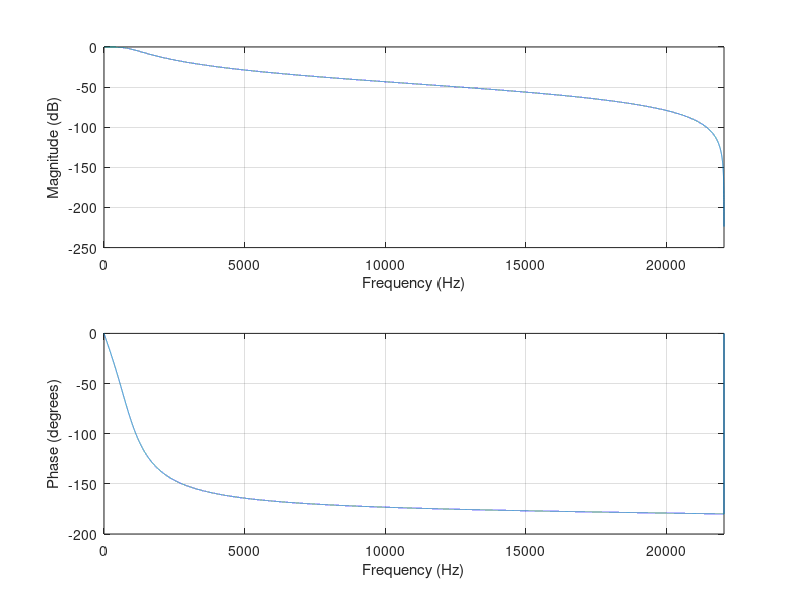

Write MATLAB code to recreate this figure.
fs = 44100;
T = 1;
N = fs*T;
Ts = 1/fs;

fc = 1000;
wc = 2*pi*fc;
k = tan((wc*Ts)/2);

den = 1 + sqrt(2)*k + k^2;
b0 = (k^2)/den; b1 = (2*k^2)/den; b2 = (k^2)/den;
a0 = 1; a1 = 2*(k^2-1)/den; a2 = (1-sqrt(2)*k + k^2)/den;
a = [a0 a1 a2]; b = [b0 b1 b2];

freqz(b,a,N,fs); %filter coeffs are correct

% hand made plot needs to be fixed, 
% need to have better understanding of the returning frequency vector 
% and the calculations needed in order to calculate the (almost) "continuous" 
% f-vector


% [H, wo] = freqz(b,a,N);
% fgrid = 2*atan(wo*fs/(pi)); 
% H_ = 20*log(abs(H));
% plot(fgrid,H_); grid on; axis([20 2000 -10 0]);